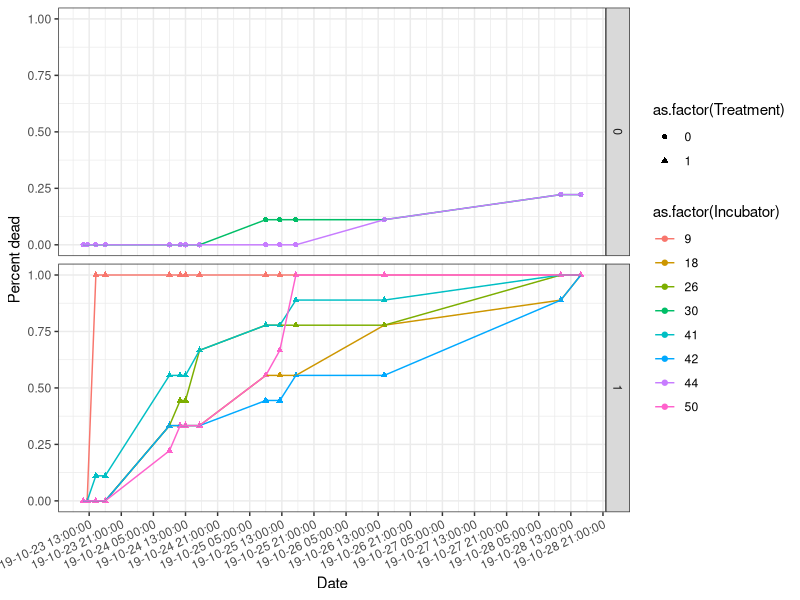

Reproduce this figure in R.
# H. Shoshone temperature based mortality experiment 
# 2019-10-23

library(ggplot2)
library(dplyr)
library(lubridate)
library(vegan)
library(gridExtra)

d <- read.csv("Zoop_mortality_TOD.csv")
names(d)

# fix date variable:
d$timestamp1 <- as.POSIXct(d$timestamp, format="%m/%d/%Y %H:%M")
range(d$timestamp1)

# make column for % dead
d$per_dead <- (d$total.dead/ 9)

mortplot <- ggplot(data = d, aes(x = timestamp1, y = per_dead,
                          color =as.factor(Incubator), shape=as.factor(Treatment))) +
  geom_point() + geom_line() + labs( x = "Date", y = "Percent dead") + 
  #geom_jitter(width = 0.18, height = 0) + 
  theme_bw() + scale_x_datetime(date_breaks = "8 hour") + 
  theme(axis.text.x = element_text(angle = 25, vjust = 1.0, hjust = 1.0)) + 
  facet_grid(Treatment~.)

ggsave(filename = "19mortalplot.jpeg", mortplot, scale = 0.75, width = 40,
       height = 20, units = c("cm"),
       dpi = 300)